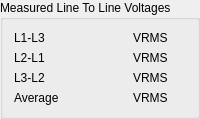
      <widget class="QGroupBox" name="groupBox_15">
       <property name="title">
        <string>Measured Line To Line Voltages</string>
       </property>
       <layout class="QGridLayout" name="gridLayout_6">
        <item row="3" column="0">
         <widget class="QLabel" name="label_33">
          <property name="text">
           <string>Average</string>
          </property>
         </widget>
        </item>
        <item row="2" column="0">
         <widget class="QLabel" name="label_34">
          <property name="text">
           <string>L3-L2</string>
          </property>
         </widget>
        </item>
        <item row="0" column="1">
         <widget class="CompactEpc" name="compactepc_33">
          <property name="signal_path" stdset="0">
           <string>StatusLineToLineVoltages;L1ToL3Voltage_measured</string>
          </property>
          <property name="label_override" stdset="0">
           <string/>
          </property>
          <property name="label_visible" stdset="0">
           <bool>false</bool>
          </property>
          <property name="units_visible" stdset="0">
           <bool>false</bool>
          </property>
         </widget>
        </item>
        <item row="0" column="0">
         <widget class="QLabel" name="label_35">
          <property name="text">
           <string>L1-L3</string>
          </property>
         </widget>
        </item>
        <item row="1" column="1">
         <widget class="CompactEpc" name="compactepc_34">
          <property name="signal_path" stdset="0">
           <string>StatusLineToLineVoltages;L2ToL1Voltage_measured</string>
          </property>
          <property name="label_override" stdset="0">
           <string/>
          </property>
          <property name="label_visible" stdset="0">
           <bool>false</bool>
          </property>
          <property name="units_visible" stdset="0">
           <bool>false</bool>
          </property>
         </widget>
        </item>
        <item row="2" column="1">
         <widget class="CompactEpc" name="compactepc_35">
          <property name="signal_path" stdset="0">
           <string>StatusLineToLineVoltages;L3ToL2Voltage_measured</string>
          </property>
          <property name="label_override" stdset="0">
           <string/>
          </property>
          <property name="label_visible" stdset="0">
           <bool>false</bool>
          </property>
          <property name="units_visible" stdset="0">
           <bool>false</bool>
          </property>
         </widget>
        </item>
        <item row="3" column="1">
         <widget class="CompactEpc" name="compactepc_36">
          <property name="signal_path" stdset="0">
           <string>StatusAC;VoltageAC_measured</string>
          </property>
          <property name="label_override" stdset="0">
           <string>Average</string>
          </property>
          <property name="label_visible" stdset="0">
           <bool>false</bool>
          </property>
          <property name="units_visible" stdset="0">
           <bool>false</bool>
          </property>
         </widget>
        </item>
        <item row="1" column="0">
         <widget class="QLabel" name="label_36">
          <property name="text">
           <string>L2-L1</string>
          </property>
         </widget>
        </item>
        <item row="3" column="2">
         <widget class="QLabel" name="label_37">
          <property name="text">
           <string>VRMS</string>
          </property>
         </widget>
        </item>
        <item row="2" column="2">
         <widget class="QLabel" name="label_38">
          <property name="text">
           <string>VRMS</string>
          </property>
         </widget>
        </item>
        <item row="1" column="2">
         <widget class="QLabel" name="label_39">
          <property name="text">
           <string>VRMS</string>
          </property>
         </widget>
        </item>
        <item row="0" column="2">
         <widget class="QLabel" name="label_40">
          <property name="text">
           <string>VRMS</string>
          </property>
         </widget>
        </item>
       </layout>
      </widget>
